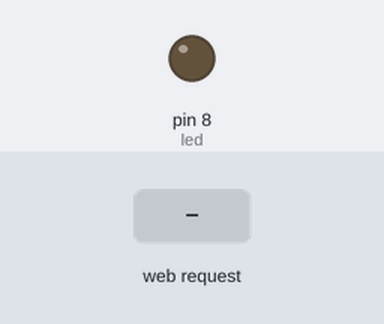
A sketch run on a simulated Arduino Uno, built for the host (arithmetic inside an expression is 32-bit, double 64-bit). Shown: output pins drawn as LEDs (lit = HIGH). The inputs (shaded band) are chosen by the test bench. WiFi joins after 1.5 s; servers stay silent unless stated; what the sketch prints to the serial monitor is not drawn.

Above: at 2.7 s.
2.8 s: HTTP request GET /?led-on received
At 3.1 s:
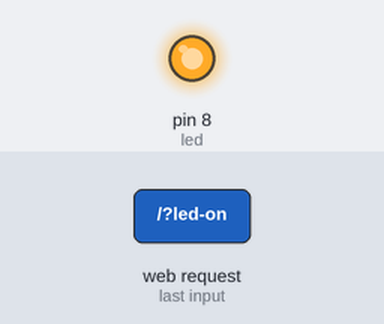
4.3 s: HTTP request GET /?led-off received
At 5.4 s:
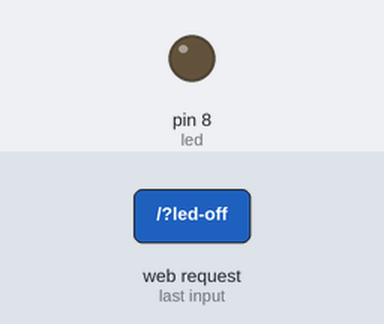
Timing chart, 0 to 7.3 s (numbered marks = the images above; inputs shaded):
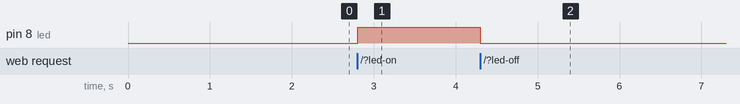

Measured:
- after the input at 2.8 s, pin 8 (led): LOW → HIGH at once
- after the input at 4.3 s, pin 8 (led): HIGH → LOW at once

The sketch:

arduino_IOT.ino
```cpp
/**
Arduino IOT
@author Gabriel Da Silva Bispo

*/

// bibliotecas usadas para este projeto
#include <SPI.h>
#include <Ethernet.h>

byte mac[6] = { 0x90, 0xA2, 0xDA, 0xBC, 0xFE, 0x15 };
int led = 8;

EthernetServer server(80);  // 80 é a porta  http

// documento HTML
const char pagina[] PROGMEM = R"HTML(
<!DOCTYPE html>
<html lang="pt-br">

<head>
    <meta charset="UTF-8">
    <meta name="viewport" content="width=device-width, initial-scale=1.0">
    <title>Arduino </title>
    <style>
        body {
            font-family: sans-serif;
            text-align: center;
        }


        a {
            text-decoration: none;
            font-weight: bold;
            padding: 12px;
            width: 100px;
            display: inline-block;
            color: #ffffff;


        }

        .on {
            background-color: #3498db;
        }

        .off {
            background-color: #718c8d;


        }
    </style>
</head>

<body>
    <h1>Arduino Iot</h1>
    <h2>Controle do LED</h2>
    <P>Exemplo 1: Controle de dispositivos</P>
    <a hred="/?led-on" class="on">ON</a>
    <a href="/?led-off" class="off">OFF</a>


</body>

</html>
)HTML";

void setup() {

  pinMode(led, OUTPUT);
  Serial.begin(9600);
  Ethernet.begin(mac);
  server.begin();
  Serial.println("Arduino IOT:");
  Serial.print("IP: ");
  Serial.println(Ethernet.localIP());  //identifica o IP
}

void loop() {

  // se houver uma requisição (alguem tentando se conectar)
  EthernetClient client = server.available();

  //navegador de internet fez uma requisição (se existir um cliente)
  if (client) {

    // ler requisição e armazena o valor na string
    String request = "";  // variavel usada para armazenar uma string
    //enquanto houver caracteres para recebimento
    while (client.available()) {
      char c = client.read();  //ler o caractere
      request += c;            // soma e atribui montando a frase(comando)
    }

    //execução dos comandos recebidos
    //se receber o comando /?led on
    if (request.indexOf("GET /?led-on") >= 0) {
      digitalWrite(led, HIGH);
    }

    //se receber o comando /?led-off
    if (request.indexOf("GET /?led-off") >= 0) {
      digitalWrite(led, LOW);
    }
    if (client.available()) {
      client.read();
    }
    // entregar uma copia do documento html
    // cabeçalho http (protocolo de transferencia de hipertexto)
    client.println("HTTP/1.1 200 OK");
    client.println("Content-Type: text/html");
    client.println("Connection: close");
    client.println();  //importante

    //documento html (memoria)
    client.print((__FlashStringHelper*)pagina);

    // encerrar a conexão
    delay(1);  // pequeno tempo para esvaziar o buffer(memoria)
    client.stop();
  }

}
```
